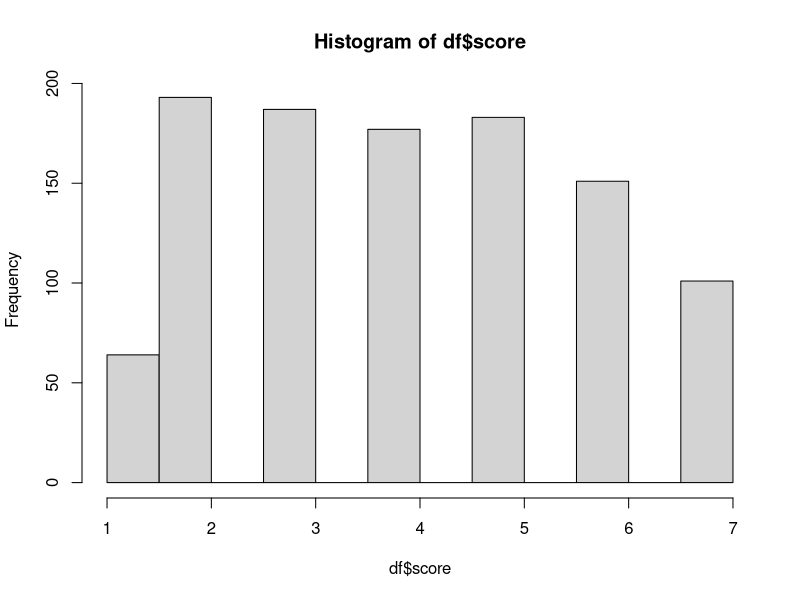
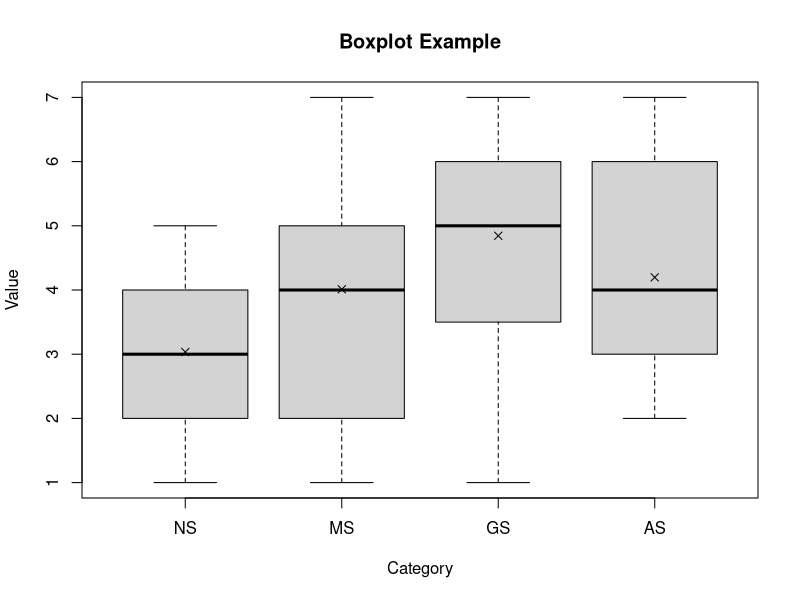
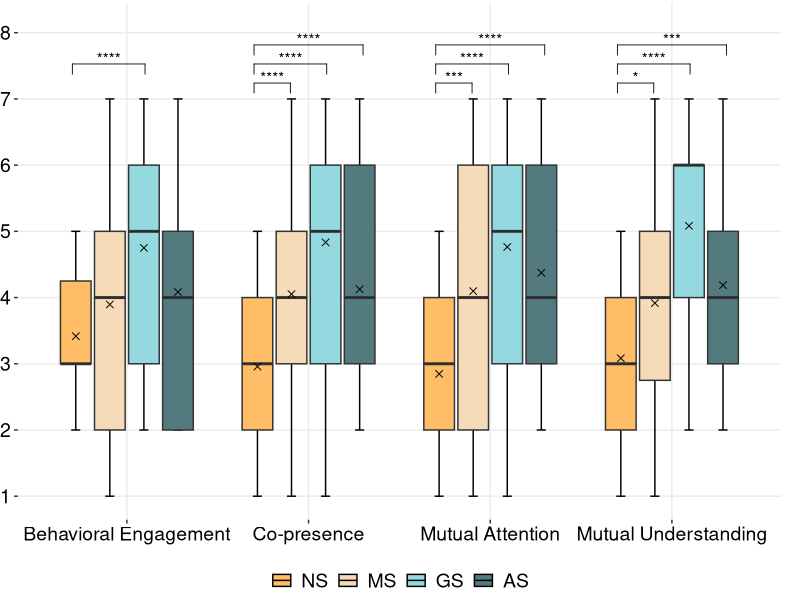
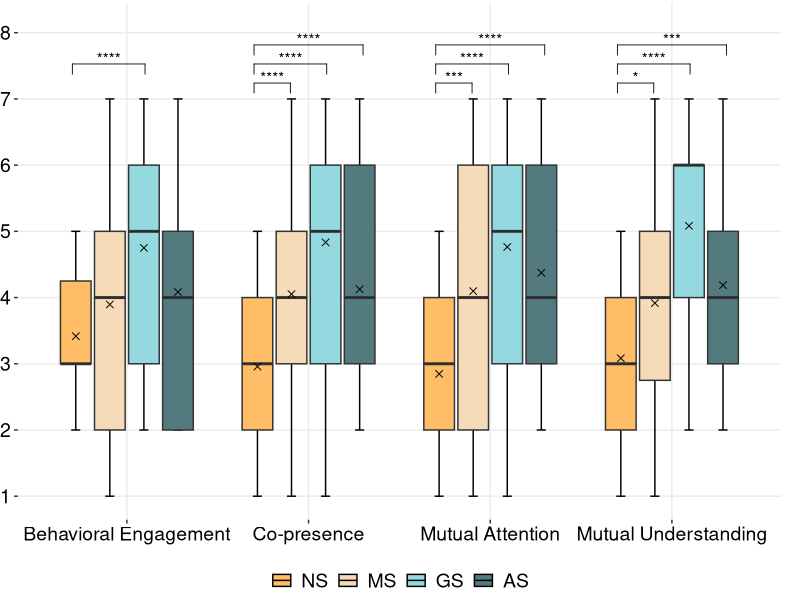

Source code (R) for these figures, in order:
## ---- chunk 1
library(ggplot2)
library(ggpubr)
library(dplyr)
library(rstatix)

coloring = c("#ffbd67", "#f6dbb8","#94d8e0","#537b7f")
fontsize = 14
dodge = .75
## ---- chunk 2
df=read.csv('csv/social.csv', sep=",")

# Assuming df is your data frame
summary_df <- df %>%
  group_by(conditions) %>%
  summarise(min = min(score),
            lq = quantile(score, 0.25),
            hq = quantile(score, 0.75),
            max = max(score),
            mean = mean(score),
            median = median(score),
            sd = sd(score))

# Print the summary
print(summary_df)

# Subset the data
vr_as <- subset(df, conditions == "AS" & vrar == "VR")
vr_gs <- subset(df, conditions == "GS" & vrar == "VR")
vr_ms <- subset(df, conditions == "MS" & vrar == "VR")
vr_ns <- subset(df, conditions == "NS" & vrar == "VR")
ar_as <- subset(df, conditions == "AS" & vrar == "AR")
ar_gs <- subset(df, conditions == "GS" & vrar == "AR")
ar_ms <- subset(df, conditions == "MS" & vrar == "AR")
ar_ns <- subset(df, conditions == "NS" & vrar == "AR")

sh_vr_as <- shapiro.test(vr_as$score)
sh_vr_gs <- shapiro.test(vr_gs$score)
sh_vr_ms <- shapiro.test(vr_ms$score)
sh_vr_ns <- shapiro.test(vr_ns$score)
sh_ar_as <- shapiro.test(ar_as$score)
sh_ar_gs <- shapiro.test(ar_gs$score)
sh_ar_ms <- shapiro.test(ar_ms$score)
sh_ar_ns <- shapiro.test(ar_ns$score)

# Interpret normality based on p-values
interpret_normality <- function(p_value) {
  if (p_value > 0.05) {
    return("The data follows a normal distribution.")
  } else {
    return("The data does not follow a normal distribution.")
  }
}

# Print interpretation of normality for each subset
print(paste("vr_as:", interpret_normality(sh_vr_as$p.value), "W:", sh_vr_as$statistic, "p:", sh_vr_as$p.value))
print(paste("vr_gs:", interpret_normality(sh_vr_gs$p.value), "W:", sh_vr_gs$statistic, "p:", sh_vr_gs$p.value))
print(paste("vr_ms:", interpret_normality(sh_vr_ms$p.value), "W:", sh_vr_ms$statistic, "p:", sh_vr_ms$p.value))
print(paste("vr_ns:", interpret_normality(sh_vr_ns$p.value), "W:", sh_vr_ns$statistic, "p:", sh_vr_ns$p.value))
print(paste("ar_as:", interpret_normality(sh_ar_as$p.value), "W:", sh_ar_as$statistic, "p:", sh_ar_as$p.value))
print(paste("ar_gs:", interpret_normality(sh_ar_gs$p.value), "W:", sh_ar_gs$statistic, "p:", sh_ar_gs$p.value))
print(paste("ar_ms:", interpret_normality(sh_ar_ms$p.value), "W:", sh_ar_ms$statistic, "p:", sh_ar_ms$p.value))
print(paste("ar_ns:", interpret_normality(sh_ar_ns$p.value), "W:", sh_ar_ns$statistic, "p:", sh_ar_ns$p.value))


# balance 
table(df$vrar, df$conditions)


# qq plot, histogram
# qqnorm(vr_as$score)
# qqline(vr_as$score)
# qqnorm(vr_gs$score)
# qqline(vr_gs$score)
# qqnorm(vr_ms$score)
# qqline(vr_ms$score)
# qqnorm(vr_ns$score)
# qqline(vr_ns$score)
# qqnorm(ar_as$score)
# qqline(ar_as$score)
# qqnorm(ar_gs$score)
# qqline(ar_gs$score)
# qqnorm(ar_ms$score)
# qqline(ar_ms$score)
# qqnorm(ar_ns$score)
# qqline(ar_ns$score)


hist(df$score)
## ---- chunk 3
df=read.csv('csv/social.csv', sep=",")
condition_order <- c("NS", "MS", "GS", "AS")
df$conditions <- factor(df$conditions, levels = condition_order)
boxplot(score ~ conditions, data = df, 
        main = "Boxplot Example",
        xlab = "Category",
        ylab = "Value")
# Calculate mean for each category
means <- aggregate(score ~ conditions, data = df, mean)

# Add mean points
points(x = as.numeric(means$conditions), y = means$score, pch = 4)
## ---- chunk 4
df=read.csv('csv/social.csv', sep=",")
condition_order <- c("NS", "MS", "GS", "AS")
df$conditions <- factor(df$conditions, levels = condition_order)

stat.test <- df %>% 
  group_by(params) %>% 
  wilcox_test(score~conditions, p.adjust.method = 'BH') %>%
  add_significance("p") %>%
  add_xy_position(x = "params")

bxp <- ggplot(df, aes(x = params, y = score)) + 
  stat_boxplot(aes(fill = conditions), geom = "errorbar", width = 0.2, position = position_dodge(dodge)) +
  geom_boxplot(aes(fill = conditions), width = dodge, coef = 0, outlier.alpha = 0, show.legend = F) +
  stat_summary(aes(fill = conditions), fun.y = mean, 
               geom= "point", shape = 4, size = 2, colour= "black", 
               position = position_dodge(width = dodge)) +
  stat_summary(aes(fill = conditions), fun = median,
               geom = "crossbar", fatten = .1, width = .9*dodge, color = "black",
               position = position_dodge(width = dodge)) +
  labs(x = NULL, y = NULL) + 
  theme_bw()

bxp + stat_pvalue_manual(stat.test, label = 'p.signif', hide.ns = TRUE, tip.length = 0.02) + 
  scale_fill_manual(name= "conditions", values = coloring) +
  scale_color_manual(name = "conditions", values = coloring) +
  scale_y_continuous(minor_breaks = seq(0, 8, 1), breaks = seq(1, 8.1, by=1), limits=c(1, 8.1)) + 
  theme(
    axis.line = element_blank(),
    axis.title.x=element_blank(),
    axis.title.y=element_blank(),
    axis.text.x = element_text(color="black", size=fontsize),
    axis.text.y = element_text(color="black", size=fontsize),
    text = element_text(size=fontsize),
    strip.background = element_blank(),
    plot.background = element_blank(),
    plot.margin = unit(c(0.005, .025, 0, 0), "null"),
    panel.border = element_blank(),
    panel.spacing = unit(c(0, 0, 0, 0), "null"),
    legend.position="bottom",
    legend.direction = "horizontal",
    legend.justification = c("center", "top"),
    legend.title=element_blank(),
    legend.text=element_text(size=fontsize),
    legend.box.just = "right",
    legend.box.background = element_blank()
  )

# saving the final figure
ggsave("out/social.pdf", width = 8, height = 4, dpi = 1000)
  
